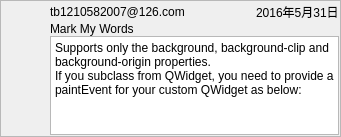
<?xml version="1.0" encoding="UTF-8"?>
<ui version="4.0">
 <class>CustomViewItem</class>
 <widget class="QFrame" name="CustomViewItem">
  <property name="geometry">
   <rect>
    <x>0</x>
    <y>0</y>
    <width>341</width>
    <height>137</height>
   </rect>
  </property>
  <property name="windowTitle">
   <string>Frame</string>
  </property>
  <property name="styleSheet">
   <string notr="true"/>
  </property>
  <property name="frameShape">
   <enum>QFrame::StyledPanel</enum>
  </property>
  <property name="frameShadow">
   <enum>QFrame::Raised</enum>
  </property>
  <layout class="QGridLayout" name="gridLayout">
   <property name="leftMargin">
    <number>1</number>
   </property>
   <property name="topMargin">
    <number>1</number>
   </property>
   <property name="rightMargin">
    <number>1</number>
   </property>
   <property name="bottomMargin">
    <number>1</number>
   </property>
   <property name="spacing">
    <number>0</number>
   </property>
   <item row="0" column="0">
    <layout class="QHBoxLayout" name="horizontalLayout_2">
     <property name="spacing">
      <number>0</number>
     </property>
     <item>
      <layout class="QVBoxLayout" name="verticalLayout_2">
       <item>
        <spacer name="verticalSpacer_2">
         <property name="orientation">
          <enum>Qt::Vertical</enum>
         </property>
         <property name="sizeHint" stdset="0">
          <size>
           <width>20</width>
           <height>40</height>
          </size>
         </property>
        </spacer>
       </item>
       <item>
        <widget class="QLabel" name="label">
         <property name="minimumSize">
          <size>
           <width>48</width>
           <height>48</height>
          </size>
         </property>
         <property name="styleSheet">
          <string notr="true"/>
         </property>
         <property name="text">
          <string/>
         </property>
        </widget>
       </item>
       <item>
        <spacer name="verticalSpacer">
         <property name="orientation">
          <enum>Qt::Vertical</enum>
         </property>
         <property name="sizeHint" stdset="0">
          <size>
           <width>20</width>
           <height>40</height>
          </size>
         </property>
        </spacer>
       </item>
      </layout>
     </item>
     <item>
      <layout class="QVBoxLayout" name="verticalLayout">
       <item>
        <layout class="QHBoxLayout" name="horizontalLayout">
         <item>
          <widget class="QLabel" name="fromLb">
           <property name="text">
            <string>tb1210582007@126.com</string>
           </property>
          </widget>
         </item>
         <item>
          <spacer name="horizontalSpacer">
           <property name="orientation">
            <enum>Qt::Horizontal</enum>
           </property>
           <property name="sizeHint" stdset="0">
            <size>
             <width>40</width>
             <height>20</height>
            </size>
           </property>
          </spacer>
         </item>
         <item>
          <widget class="QLabel" name="dateLb">
           <property name="text">
            <string>2016年5月31日</string>
           </property>
          </widget>
         </item>
        </layout>
       </item>
       <item>
        <widget class="QLabel" name="subjectLb">
         <property name="text">
          <string>Mark My Words</string>
         </property>
        </widget>
       </item>
       <item>
        <widget class="QPlainTextEdit" name="contents">
         <property name="styleSheet">
          <string notr="true"/>
         </property>
         <property name="plainText">
          <string>Supports only the background, background-clip and background-origin properties.
If you subclass from QWidget, you need to provide a paintEvent for your custom QWidget as below:</string>
         </property>
        </widget>
       </item>
      </layout>
     </item>
    </layout>
   </item>
  </layout>
 </widget>
 <resources/>
 <connections/>
</ui>
